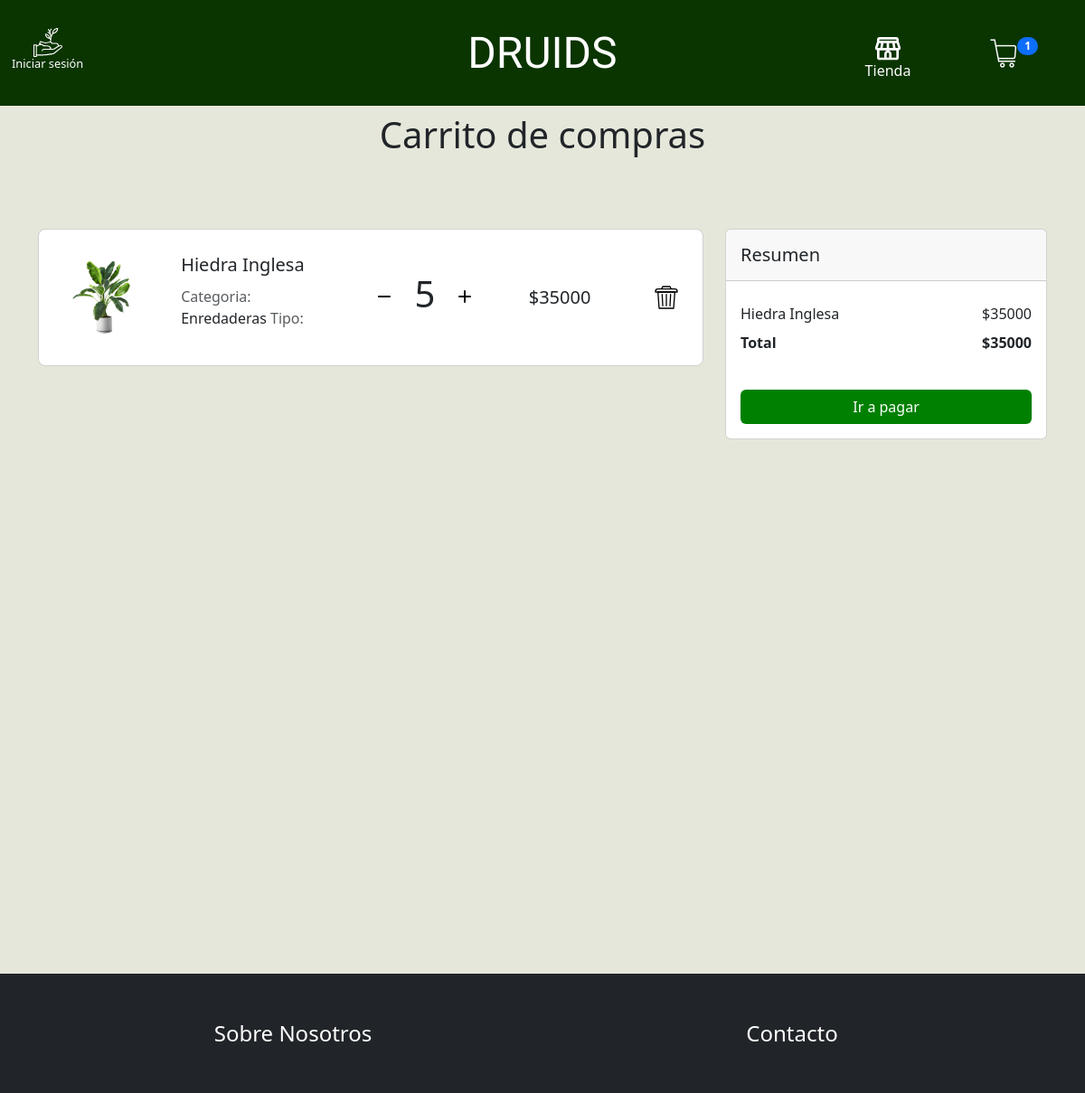
Page /carrito/ on the committed database.
### Druids/models.py (models this page shows, shortened)
class CarritoItem(models.Model):
    producto = models.ForeignKey(Producto, on_delete=models.CASCADE)
    cantidad = models.PositiveIntegerField()
    pedido = models.ForeignKey(Pedido, on_delete=models.CASCADE, null=True, blank=True)
    usuario = models.ForeignKey(User, on_delete=models.CASCADE, null=True, blank=True)
    @property
    def total_price(self):
        return self.cantidad * self.producto.precio

class Producto(models.Model):
    nombre = models.CharField(max_length=100, verbose_name="Nombre del producto")
    precio = models.PositiveIntegerField(validators=[MinValueValidator(0)], verbose_name="Precio")
    categoria = models.CharField(max_length=50, choices=Categorias, verbose_name="Categoría")
    stock = models.PositiveIntegerField(validators=[MinValueValidator(0)], verbose_name="Stock")
    descripcion = models.TextField(verbose_name="Descripción del producto")
    cuidados = models.TextField(verbose_name="Descripción de cuidados",blank=True, null=True)
    imagen_principal = models.ImageField(upload_to='productos/', verbose_name="Imagen Principal")
    imagen_2 = models.ImageField(upload_to='productos/', blank=True, null=True, verbose_name="Imagen del producto 2")
    imagen_3 = models.ImageField(upload_to='productos/', blank=True, null=True, verbose_name="Imagen del producto 3")
    imagen_4 = models.ImageField(upload_to='productos/', blank=True, null=True, verbose_name="Imagen del producto 4")

### Druids/views.py (the view)
# urls.py: path('carrito/', carrito, name='carrito'),
def carrito(request):
    if request.user.is_authenticated:
        carrito_items = CarritoItem.objects.filter(usuario=request.user)
    else:
        carrito_items = CarritoItem.objects.all()
    total = sum(item.total_price for item in carrito_items)
    return render(request, 'Druids/carrito.html', {'carrito_items': carrito_items, 'total': total})

### Druids/context_processors.py (called while the page is built)
def carrito_items_contador(request):
    if request.user.is_authenticated:
        contador = CarritoItem.objects.filter(usuario=request.user).count()
    else:
        contador = CarritoItem.objects.count()
    return {'carrito_items_contador': contador}

### Druids/templates/Druids/carrito.html (shortened to what this page needs)
{% extends 'Druids/base.html' %}
{% load static %}
{% block contenido %}
<link rel="stylesheet" href="{% static 'Druids/css/carrito.css' %}" />
<main>
  <section>
    <div class="row">
      <div class="col-12 mt-2">
        <h1 class="text-center">Carrito de compras</h1>
      </div>
    </div>
  </section>
  <section class="carrito-section">
    <div class="container py-5">
      <div class="row d-flex justify-content-center my-4">
        <div class="col-md-8">
          {% if not carrito_items %}
          <div class="card rounded-3 mb-4 skeleton">
            <div class="card-body p-4">
                <div class="row d-flex justify-content-between align-items-center">
                    <div class="col-md-2 col-lg-2 col-xl-2">
                        <div class="skeleton-img"><img src="{% static 'Druids/img/gris_claro.jpg' %}" class="img-fluid rounded-3" alt="skeleton"/></div>
                    </div>
                    <div class="col-md-3 col-lg-3 col-xl-3">
                        <div class="skeleton-text skeleton-text-lg"><h4>-------</h4></div>
                        <div class="skeleton-text skeleton-text-sm"><h4>----------</h4></div>
                    </div>
                    <div class="d-flex col-md-3 col-lg-2 col-xl-2">
                        <div class="skeleton-btn"></div>
                        <div class="skeleton-text skeleton-text-lg"></div>
                        <div class="skeleton-btn"></div>
                    </div>
                    <div class="col-md-3 col-lg-2 col-xl-2 offset-lg-1">
                        <div class="skeleton-text skeleton-text-lg"><h4>-------</h4></div>
                    </div>
                    <div class="col-md-1 col-lg-1 col-xl-1 text-end">
                        <div class="skeleton-img"></div>
                    </div>
                </div>
            </div>
          </div>
          {%else%}
          {% for item in carrito_items %}
          <div class="card rounded-3 mb-4">
            <div class="card-body p-4">
              <div class="row d-flex justify-content-between align-items-center">
                <div class="col-md-2 col-lg-2 col-xl-2">
                  <img src="{{ item.producto.imagen_principal.url }}" class="img-fluid rounded-3"
                    alt="{{ item.producto.nombre }}" />
                </div>
                <div class="col-md-3 col-lg-3 col-xl-3">
                  <p class="lead fw-normal mb-2">{{ item.producto.nombre }}</p>
                  <p>
                    <span class="text-muted">Categoria: </span>{{ item.producto.categoria }}
                    <span class="text-muted">Tipo: </span>{{ item.producto.tipo }}
                  </p>
                </div>
                <div class="d-flex col-md-3 col-lg-2 col-xl-2">
                  <a class="btn" href="{% url 'disminuir_cantidad' item.id %}">
                    <img id="minus" src="{% static 'Druids/img/minus-svgrepo-com.svg' %}" alt="Disminuir cantidad" />
                  </a>
                  <h1 type="number" id="cantidad-{{ item.id }}" name="cantidad-{{ item.id }}">{{item.cantidad}}</h1>
                  <a class="btn" href="{% url 'aumentar_cantidad' item.id %}">
                    <img id="plus" src="{% static 'Druids/img/plus-svgrepo-com.svg' %}" alt="Aumentar cantidad" />
                  </a>
                </div>
                <div class="col-md-3 col-lg-2 col-xl-2 offset-lg-1">
                  <h5 class="mb-0">${{ item.total_price }}</h5>
                </div>
                <div class="col-md-1 col-lg-1 col-xl-1 text-end">
                  <a class="basurero" href="{% url 'eliminar_del_carrito' item.id %}">
                    <img src="{% static 'Druids/img/basurero.svg' %}" alt="Eliminar producto" />
                  </a>
                </div>
              </div>
            </div>
          </div>
          {% endfor %}
          {% endif %}
        </div>
        <div class="col-md-4">
          <div class="card mb-4">
            <div class="card-header py-3">
              <h5 class="mb-0">Resumen</h5>
            </div>
            <div class="card-body">
              <ul class="list-group list-group-flush">
                {% for item in carrito_items %}
                <li class="list-group-item d-flex justify-content-between align-items-center border-0 px-0 pb-0">
                  {{ item.producto.nombre }}
                  <span>${{ item.total_price }}</span>
                </li>
                {% endfor %}
                <li class="list-group-item d-flex justify-content-between align-items-center border-0 px-0 mb-3">
                  <div>
                    <strong>Total</strong>
                  </div>
                  <span><strong>${{ total }}</strong></span>
                </li>
              </ul>
              {% if carrito_items %}
              <a class="btn boton-pagar" href="{% url 'pago' %}"
                  class="text-white">Ir a pagar</a>
              {% else %}
              <button id="boton-pagar" type="button" class="btn boton-pagar" disabled>Ir a pagar</button>
              {% endif %}
            </div>
          </div>
        </div>
      </div>
    </div>
  </section>
</main>
{% endblock %}

### Druids/static/Druids/css/base.css (style rules this page uses)
body { background-color: #e5e7da; }

### Druids/static/Druids/css/carrito.css (style rules this page uses)
.basurero img { width: 2rem; }
#plus { width: 1.5rem; height: 1.5rem; margin: 0.5rem; }
#minus { width: 1.5rem; height: 1.5rem; margin: 0.5rem; }
.carrito-section { min-height: 100vh; }
.boton-pagar { width: 100%; margin-top: 1rem; background-color: green; color: white; }

### rows in the picture
CarritoItem: producto.imagen_principal (picture), producto.nombre "Hiedra Inglesa", producto.categoria "Enredaderas", cantidad "5", total_price "35000"

### other values in the picture
{{ carrito_items_contador }} "1"
{{ total }} "35000"
